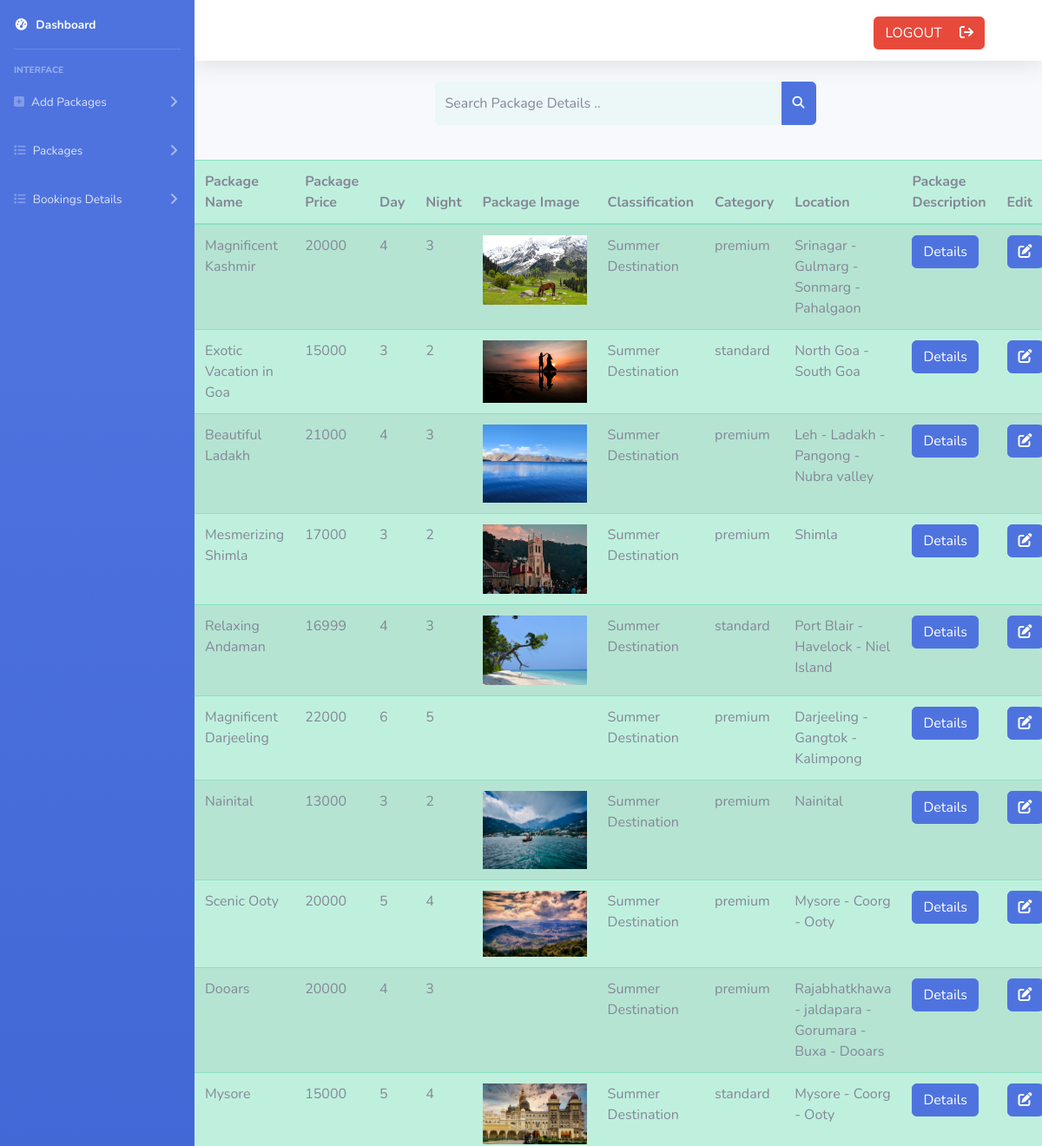
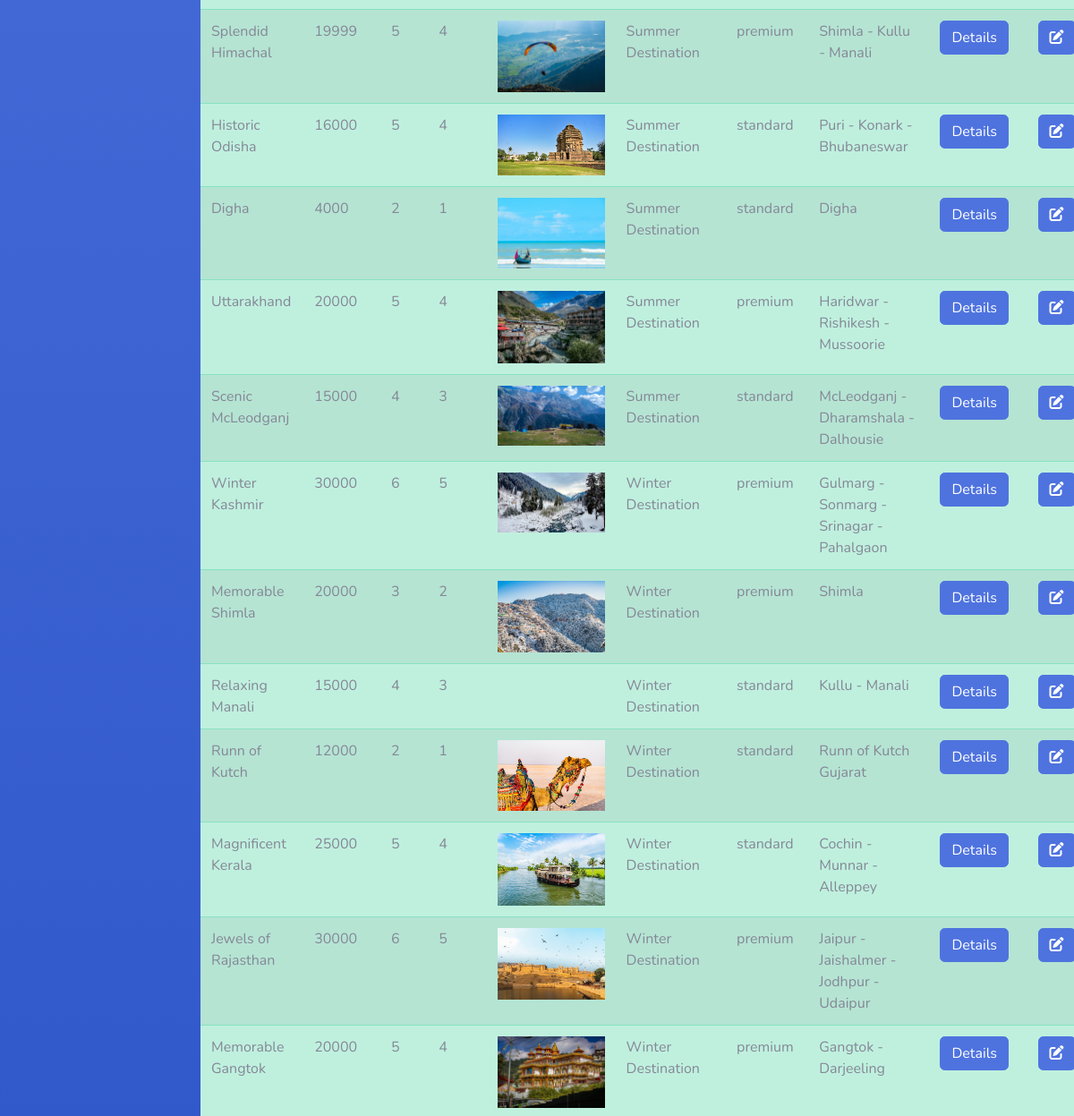
The app's page /admin/packagelist.php (signed in, upper part), older data (2 pictures, top to bottom).
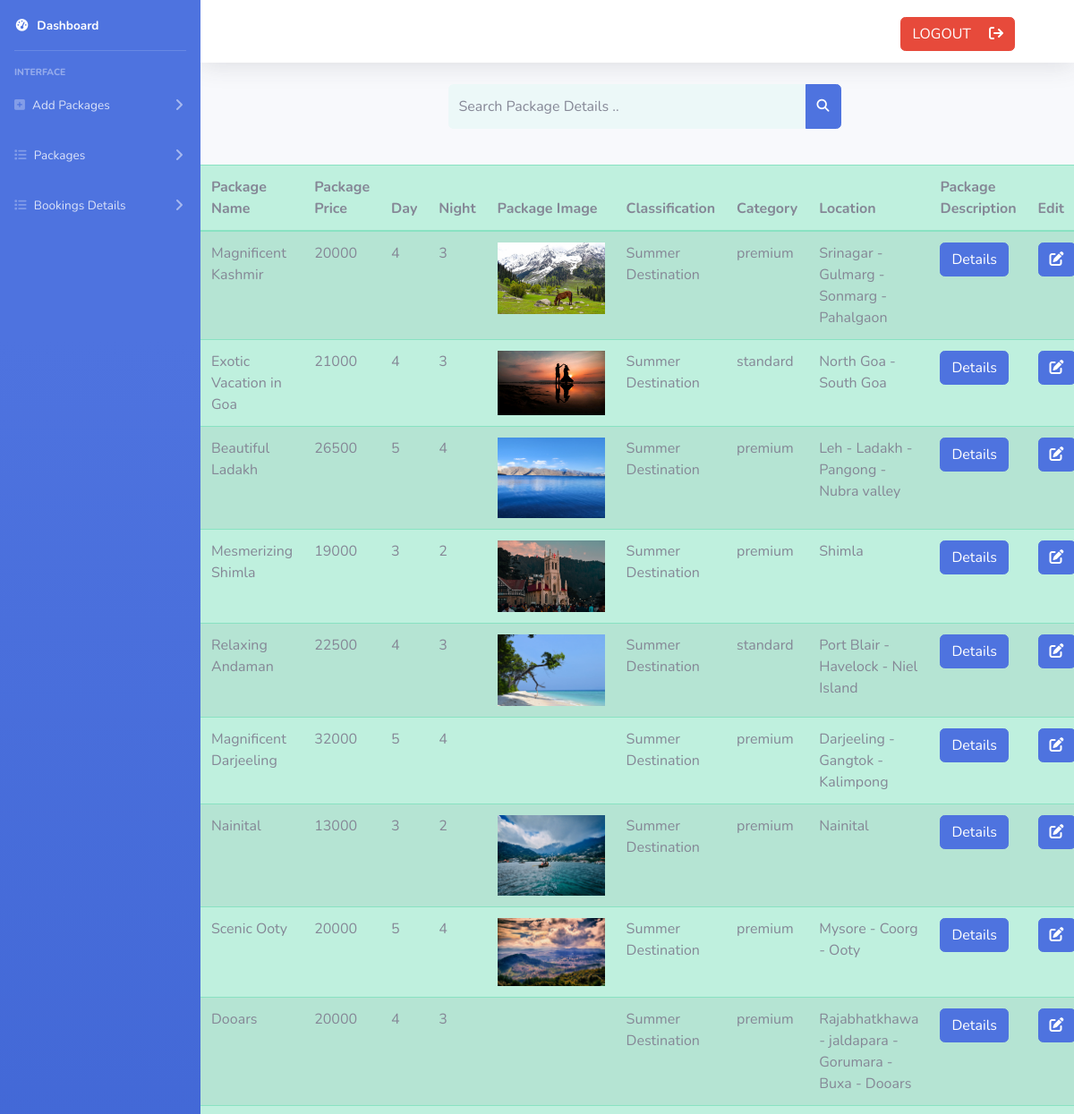
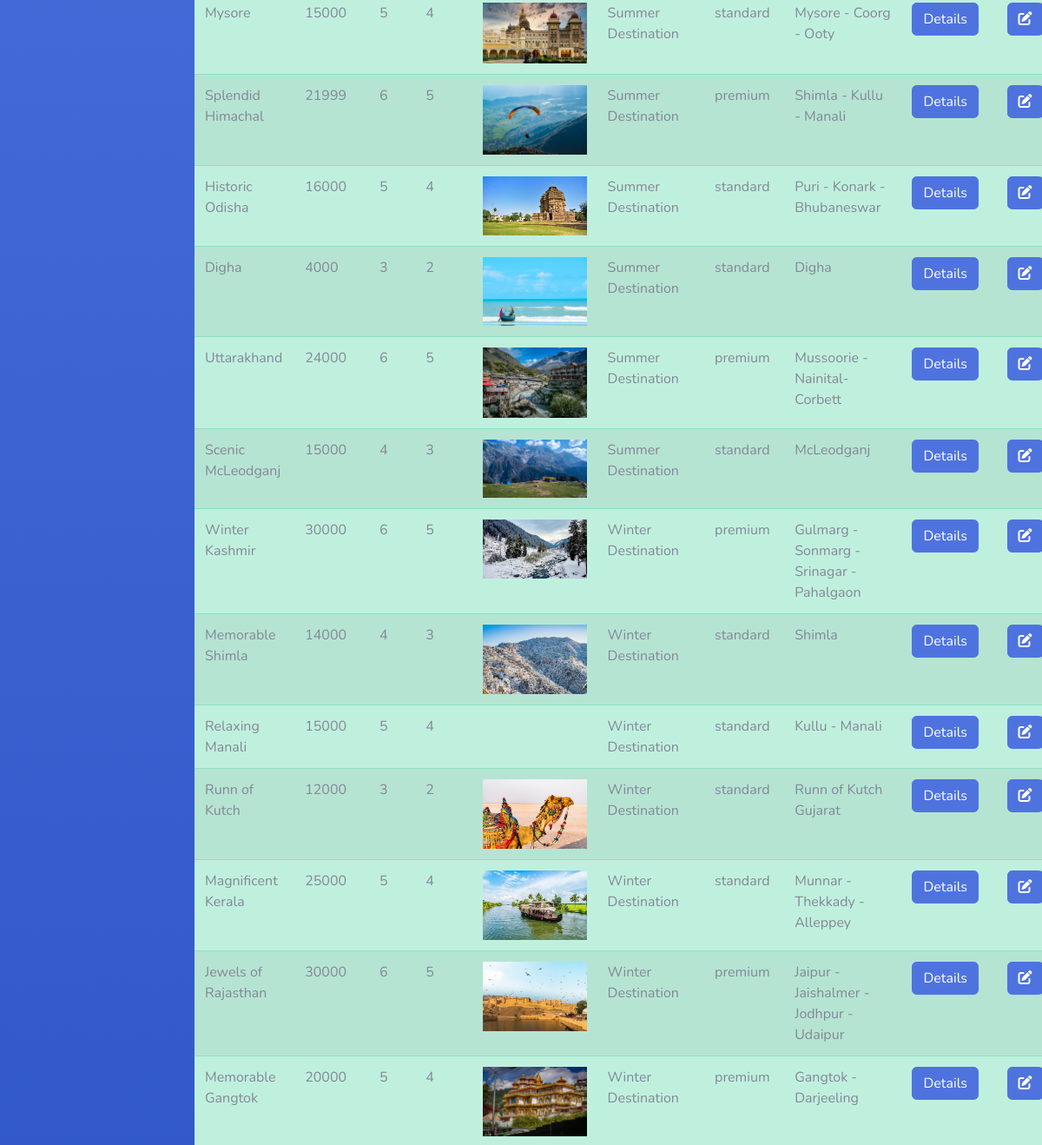
The same page, newer data (2 pictures, top to bottom).
### tables this page shows
CREATE TABLE `package_info` (
  `id` int(10) NOT NULL,
  `package_name` varchar(100) NOT NULL,
  `package_price` varchar(100) NOT NULL,
  `day` varchar(10) NOT NULL,
  `night` varchar(100) NOT NULL,
  `package_image` varchar(100) NOT NULL,
  `classification` varchar(100) NOT NULL,
  `category` varchar(100) NOT NULL,
  `location` varchar(100) NOT NULL,
  `package_desc` varchar(10000) NOT NULL
);

### admin/packagelist.php (the view, shortened to what this page needs)
<!DOCTYPE html>
<html lang="en">
<head>
  <link href="assets/vendor/fontawesome-free/css/all.min.css" rel="stylesheet" type="text/css">
  <link href="assets/css/sb-admin-2.min.css" rel="stylesheet">
  <link rel="stylesheet" href="css files/liststyle.css">
</head>
<body id="page-top">
  <div id="wrapper">
    <?php include("include/sidebar.php");?>
    <div id="content-wrapper" class="d-flex flex-column">
      <div id="content">
        <?php include("include/topbar.php"); ?>
                      <form action="search.php" method="GET"
                        class="d-none d-sm-inline-block form-inline mr-auto ml-md-3 my-2 my-md-0 mw-100 navbar-search" id="search">
                        <div class="input-group">
                            <input type="text" class="form-control bg-light border-0 small" placeholder="Search Package Details .."
                                aria-label="Search" aria-describedby="basic-addon2" id="search-input" name="search" required>
                            <div class="input-group-append">
                                <button class="btn btn-primary" type="submit">
                                    <i class="fas fa-search fa-sm"></i>
                                </button>
                            </div>
                        </div>
                    </form>
        <table class="table table-success table-striped">
          <thead>
            <tr>
              <th scope="col">Package Name</th>
              <th scope="col">Package Price</th>
              <th scope="col">Day</th>
              <th scope="col">Night</th>
              <th scope="col">Package Image</th>
              <th scope="col">Classification</th>
              <th scope="col">Category</th>
              <th scope="col">Location</th>
              <th scope="col">Package Description</th>
              <th scope="col">Edit</th>
            </tr>
          </thead>
          <tbody>
            <?php
            $connect=mysqli_connect("localhost","root","","tour_and_travels");
            $row="SELECT * FROM package_info";
            $res=$connect->query($row);
            while($line=$res->fetch_assoc()){
            ?>
            <tr>
              <td><?php echo $line['package_name'] ?></td>
              <td><?php echo $line['package_price'] ?></td>
              <td><?php echo $line['day'] ?></td>
              <td><?php echo $line['night'] ?></td>
              <td><img src="package images/<?php echo $line['package_image']; ?>" style="width: 120px;" alt=""></td>
              <td><?php echo $line['classification'] ?></td>
              <td><?php echo $line['category'] ?></td>
              <td><?php echo $line['location'] ?></td>
              <td><a href="packageDescription.php?id=<?php echo $line['id'];?>" class="btn btn-primary">Details</a></td>
              <td><a href="editlist.php?id=<?php echo $line['id'];?>" class="btn btn-primary"><i class="fa-solid fa-pen-to-square"></i></a></td>
            </tr>
            <?php
            } ?>
          </tbody>
        </table>
      </div>
      <?php include("include/footer.php") ?>
</body>
</html>

### admin/include/sidebar.php (shortened to what this page needs)
<ul class="navbar-nav bg-gradient-primary sidebar sidebar-dark accordion" id="accordionSidebar">
            <li class="nav-item active">
                <a class="nav-link" href="index.php">
                    <i class="fas fa-fw fa-tachometer-alt"></i>
                    <span>Dashboard</span></a>
            </li>
            <hr class="sidebar-divider">
            <div class="sidebar-heading">
                Interface
            </div>
            <li class="nav-item">
                <a class="nav-link collapsed" href="form.php" data-toggle="collapse" data-target="#collapseTwo"
                    aria-expanded="true" aria-controls="collapseTwo">
                    <i class="fa-solid fa-square-plus"></i>
                    <span>Add Packages</span>
                </a>
            </li>
            <li class="nav-item">
                <a class="nav-link collapsed" href="packagelist.php" data-toggle="collapse" data-target="#collapseUtilities"
                    aria-expanded="true" aria-controls="collapseUtilities">
                    <i class="fa-solid fa-list"></i>
                    <span>Packages</span>
                </a>
            </li>
            <li class="nav-item">
                <a class="nav-link collapsed" href="bookingsdetails.php" data-toggle="collapse" data-target="#collapseUtilities"
                    aria-expanded="true" aria-controls="collapseUtilities">
                    <i class="fa-solid fa-list"></i>
                    <span>Bookings Details</span>
                </a>
            </li>
        </ul>

### admin/include/topbar.php
<nav class="navbar navbar-expand navbar-light bg-white topbar mb-4 static-top shadow">
    <ul class="navbar-nav ml-auto">
        <li style="margin-top:15px; margin-right:50px; margin-bottom:10px;"><a href="logout.php" class="btn btn-danger">LOGOUT<i class="fa-solid fa-arrow-right-from-bracket" style="padding-left:20px"></i></a></li>
    </ul>
</nav>

### admin/include/footer.php (shortened to what this page needs)
    </div>
</div>

### admin/css files/liststyle.css (style rules this page uses)
#search { display: flex !important; justify-content: center !important; margin-bottom: 40px !important; }
#search-input { background-color: #ecf8f8 !important; width: 400px !important; height: 50px !important; }

Row changes from the older to the newer data that the page shows:
changed package_info "Exotic Vacation in Goa": package_price "15000" → "21000"; day "3" → "4"; night "2" → "3"
changed package_info "Beautiful Ladakh": package_price "21000" → "26500"; day "4" → "5"; night "3" → "4"
changed package_info "Mesmerizing Shimla": package_price "17000" → "19000"
changed package_info "Relaxing Andaman": package_price "16999" → "22500"
changed package_info "Magnificent Darjeeling": package_price "22000" → "32000"; day "6" → "5"; night "5" → "4"
changed package_info "Splendid Himachal": package_price "19999" → "21999"; day "5" → "6"; night "4" → "5"
changed package_info "Digha": day "2" → "3"; night "1" → "2"
changed package_info "Uttarakhand": package_price "20000" → "24000"; day "5" → "6"; night "4" → "5"; location "Haridwar - Rishikesh - Mussoorie" → "Mussoorie - Nainital- Corbett"
changed package_info "Scenic McLeodganj": location "McLeodganj - Dharamshala - Dalhousie" → "McLeodganj"
changed package_info "Memorable Shimla": package_price "20000" → "14000"; day "3" → "4"; night "2" → "3"; category "premium" → "standard"
changed package_info "Relaxing Manali": day "4" → "5"; night "3" → "4"
changed package_info "Runn of Kutch": day "2" → "3"; night "1" → "2"
changed package_info "Magnificent Kerala": location "Cochin - Munnar - Alleppey" → "Munnar - Thekkady - Alleppey"
